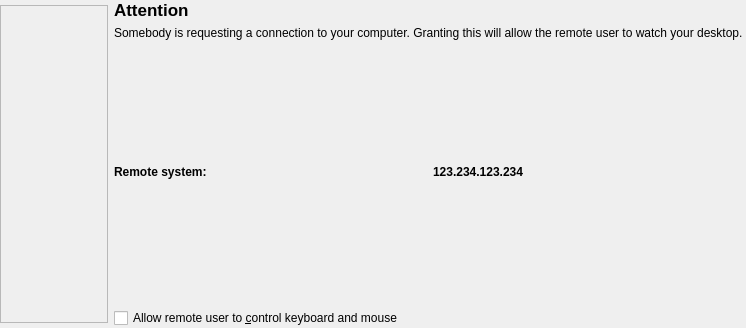
<ui version="4.0" >
 <class>ConnectionWidget</class>
 <widget class="QWidget" name="ConnectionWidget" >
  <property name="geometry" >
   <rect>
    <x>0</x>
    <y>0</y>
    <width>521</width>
    <height>328</height>
   </rect>
  </property>
  <layout class="QGridLayout" >
   <property name="margin" >
    <number>0</number>
   </property>
   <property name="spacing" >
    <number>6</number>
   </property>
   <item row="0" column="1" colspan="2" >
    <widget class="QLabel" name="TextLabel5" >
     <property name="sizePolicy" >
      <sizepolicy>
       <hsizetype>1</hsizetype>
       <vsizetype>0</vsizetype>
       <horstretch>0</horstretch>
       <verstretch>0</verstretch>
      </sizepolicy>
     </property>
     <property name="font" >
      <font>
       <pointsize>13</pointsize>
       <weight>75</weight>
       <bold>true</bold>
      </font>
     </property>
     <property name="text" >
      <string>Attention</string>
     </property>
     <property name="wordWrap" >
      <bool>false</bool>
     </property>
     <property name="indent" >
      <number>0</number>
     </property>
    </widget>
   </item>
   <item row="1" column="1" colspan="2" >
    <widget class="QLabel" name="mainTextLabel" >
     <property name="sizePolicy" >
      <sizepolicy>
       <hsizetype>5</hsizetype>
       <vsizetype>0</vsizetype>
       <horstretch>0</horstretch>
       <verstretch>0</verstretch>
      </sizepolicy>
     </property>
     <property name="lineWidth" >
      <number>-1</number>
     </property>
     <property name="midLineWidth" >
      <number>5</number>
     </property>
     <property name="text" >
      <string>Somebody is requesting a connection to your computer. Granting this will allow the remote user to watch your desktop. </string>
     </property>
     <property name="textFormat" >
      <enum>Qt::AutoText</enum>
     </property>
     <property name="alignment" >
      <set>Qt::AlignLeading|Qt::AlignLeft|Qt::AlignVCenter</set>
     </property>
     <property name="wordWrap" >
      <bool>false</bool>
     </property>
     <property name="margin" >
      <number>0</number>
     </property>
     <property name="indent" >
      <number>0</number>
     </property>
    </widget>
   </item>
   <item rowspan="6" row="0" column="0" >
    <widget class="QLabel" name="pixmapLabel" >
     <property name="sizePolicy" >
      <sizepolicy>
       <hsizetype>0</hsizetype>
       <vsizetype>0</vsizetype>
       <horstretch>0</horstretch>
       <verstretch>0</verstretch>
      </sizepolicy>
     </property>
     <property name="minimumSize" >
      <size>
       <width>108</width>
       <height>318</height>
      </size>
     </property>
     <property name="maximumSize" >
      <size>
       <width>108</width>
       <height>318</height>
      </size>
     </property>
     <property name="frameShape" >
      <enum>QFrame::StyledPanel</enum>
     </property>
     <property name="frameShadow" >
      <enum>QFrame::Plain</enum>
     </property>
     <property name="lineWidth" >
      <number>0</number>
     </property>
     <property name="scaledContents" >
      <bool>true</bool>
     </property>
     <property name="wordWrap" >
      <bool>false</bool>
     </property>
     <property name="margin" >
      <number>0</number>
     </property>
     <property name="indent" >
      <number>0</number>
     </property>
    </widget>
   </item>
   <item row="3" column="2" >
    <widget class="QLabel" name="remoteHost" >
     <property name="font" >
      <font>
       <weight>75</weight>
       <bold>true</bold>
      </font>
     </property>
     <property name="text" >
      <string>123.234.123.234</string>
     </property>
     <property name="wordWrap" >
      <bool>false</bool>
     </property>
    </widget>
   </item>
   <item row="5" column="1" colspan="2" >
    <widget class="QCheckBox" name="cbAllowRemoteControl" >
     <property name="sizePolicy" >
      <sizepolicy>
       <hsizetype>1</hsizetype>
       <vsizetype>0</vsizetype>
       <horstretch>0</horstretch>
       <verstretch>0</verstretch>
      </sizepolicy>
     </property>
     <property name="whatsThis" >
      <string>If you turn this option on, the remote user can enter keystrokes and use your mouse pointer. This gives them full control over your computer, so be careful. When the option is disabled the remote user can only watch your screen.</string>
     </property>
     <property name="text" >
      <string>Allow remote user to &amp;control keyboard and mouse</string>
     </property>
    </widget>
   </item>
   <item row="3" column="1" >
    <widget class="QLabel" name="TextLabel1" >
     <property name="font" >
      <font>
       <weight>75</weight>
       <bold>true</bold>
      </font>
     </property>
     <property name="text" >
      <string>Remote system:</string>
     </property>
     <property name="wordWrap" >
      <bool>false</bool>
     </property>
    </widget>
   </item>
   <item row="4" column="1" >
    <spacer>
     <property name="orientation" >
      <enum>Qt::Vertical</enum>
     </property>
     <property name="sizeType" >
      <enum>QSizePolicy::Minimum</enum>
     </property>
     <property name="sizeHint" >
      <size>
       <width>20</width>
       <height>84</height>
      </size>
     </property>
    </spacer>
   </item>
   <item row="2" column="1" >
    <spacer>
     <property name="orientation" >
      <enum>Qt::Vertical</enum>
     </property>
     <property name="sizeType" >
      <enum>QSizePolicy::Minimum</enum>
     </property>
     <property name="sizeHint" >
      <size>
       <width>20</width>
       <height>80</height>
      </size>
     </property>
    </spacer>
   </item>
  </layout>
 </widget>
 <layoutdefault spacing="6" margin="11" />
 <pixmapfunction>qPixmapFromMimeSource</pixmapfunction>
 <resources/>
 <connections/>
</ui>
